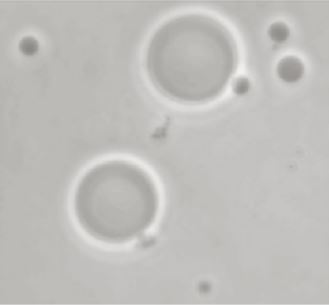
#> input picture img/paopao.jpg, 329 x 305 px, found by its file name
$ jupyter execute chap8-pic8-7_basicThreshold_otsu.ipynb   (shell and % lines are left out)
#> lines starting #> are read from the running program, lines starting #| are printed output that depends on the picture; after the words box and inside, x2 and y2 are one past the last pixel; in counts of white or black regions, pixels touching at a corner belong together
[cell 1]
import numpy as np
import cv2
from matplotlib import pyplot as plt
plt.rcParams['font.sans-serif']=['SimHei'] #用来正常显示中文标签
plt.rcParams['axes.unicode_minus']=False #用来正常显示负

[cell 2]
def basic_global_thresholding(Img,T0=0.1): #输入的图像要求为灰度图像
    '''
    :param Img: 需进行全阈值分割的图像
    :param T0: 迭代终止容差，当相临迭代得到的阈值差小于此值，则终止迭代
    :return: 全阈值
    '''
    G1 = np.zeros(Img.shape, np.uint8)  # 定义矩阵分别用来装被阈值T1分开的两部分
    G2 = np.zeros(Img.shape, np.uint8)
    T1 = np.mean(Img)
    diff=255
    while(diff>T0):
        _,G1=cv2.threshold(Img,T1,255,cv2.THRESH_TOZERO_INV) #THRESH_TOZERO	超过thresh的像素不变, 其他设为0
        _,G2=cv2.threshold(Img,T1,255,cv2.THRESH_TOZERO)
        garray1 = np.array(G1)
        garray2 = np.array(G2)
        loc1 = np.where(garray1>0.001)  #可以对二维数组操作
        loc2 = np.where(garray2 > 0.001)
        # g1 = list(filter(lambda a: a > 0, G1.flatten()))#只能对一维列表筛选，得到的是一个筛选对象
        # g2 = list(filter(lambda a: a > 0, G2.flatten()))
        ave1=np.mean(garray1[loc1])
        ave2=np.mean(garray2[loc2])
        T2=(ave1+ave2)/2.0
        diff=abs(T2 - T1)
        T1=T2
    return T2

[cell 3]
def histogram(image):
    (row, col) = image.shape
    #创建长度为256的list
    hist = [0]*256
    for i in range(row):
        for j in range(col):
            hist[image[i,j]] += 1
    return hist

[cell 4]
img = cv2.imread(r'..\img\paopao.jpg',0)
#> img: shape (305, 329); min 136, max 243, mean 190.7
T2=basic_global_thresholding(img,T0=0.1)
#> in basic_global_thresholding, `T1 = np.mean(Img)`: T1 = 190.7
#> the loop in basic_global_thresholding, `while(diff>T0):` made 2 passes
#> (loc1, loc2, ave1, ave2, T2, diff, T1) on passes 1 to 2: (48051 positions, rows 0 to 303, columns 0 to 328, 52294 positions, rows 0 to 304, columns 0 to 328, 184, 196.8, 190.4, 0.269, 190.4), (48051 positions, rows 0 to 303, columns 0 to 328, 52294 positions, rows 0 to 304, columns 0 to 328, 184, 196.8, 190.4, 0, 190.4)
#> pass 1, in basic_global_thresholding, `_,G1=cv2.threshold(Img,T1,255,cv2.THRESH_TOZERO_INV)`:
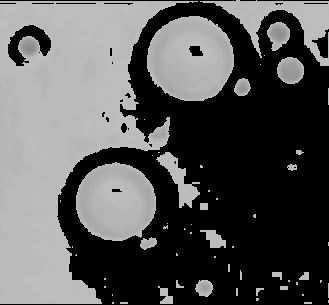
#> G1: shape (305, 329); min 0, max 190, mean 88.1
#> pass 1, in basic_global_thresholding, `_,G2=cv2.threshold(Img,T1,255,cv2.THRESH_TOZERO)`:
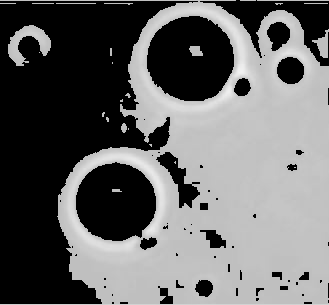
#> G2: shape (305, 329); min 0, max 243, mean 102.5
#> T2 = 190.4
_,img_result=cv2.threshold(img,T2,255,cv2.THRESH_BINARY)
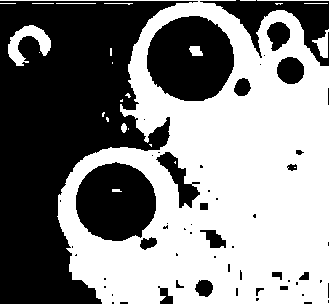
#> img_result: shape (305, 329); 52.1% white; 58 black regions (38 under 20 px), largest, box (x1, y1, x2, y2) and area: (0, 1, 198, 304) 31167, (147, 16, 234, 101) 5700, (76, 162, 156, 241) 4905
_,img_otsu=cv2.threshold(img,128,255,cv2.THRESH_BINARY+cv2.THRESH_OTSU)
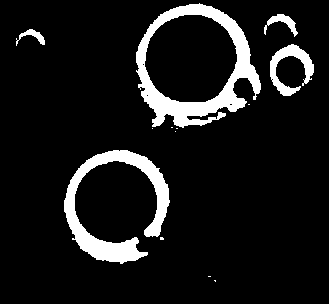
#> img_otsu: shape (305, 329); 10.1% white; 14 white regions (8 under 20 px), largest, box (x1, y1, x2, y2) and area: (136, 3, 261, 128) 4708, (64, 150, 170, 264) 3718, (270, 44, 314, 96) 911, (0, 304, 329, 305) 329, (264, 14, 298, 37) 269, (16, 29, 45, 46) 172

plt.figure(figsize=(15,5))
plt.rcParams.update({"font.size":14})
plt.axes([0.0, 0.1, 0.2, 0.8])
plt.title("原灰度图像")
plt.axis("off")
plt.imshow(img,cmap="gray")
plt.axes([0.27, 0.23, 0.2, 0.55])
plt.title("直方图")
h1=histogram(img)
#> h1 = 256 values, max 12563 at index 186, min 0 at index 0, mean 392
plt.bar(range(256),h1)
plt.xlabel("灰度值")
plt.ylabel("像素个数")
plt.axes([0.5, 0.1, 0.2, 0.8])
plt.title("迭代全阈值分割图像")
plt.axis("off")
plt.imshow(img_result,cmap="gray")
plt.axes([0.73, 0.1, 0.2, 0.8])
plt.title("OTSU分割图像")
plt.axis("off")
plt.imshow(img_otsu,cmap="gray")
plt.show()
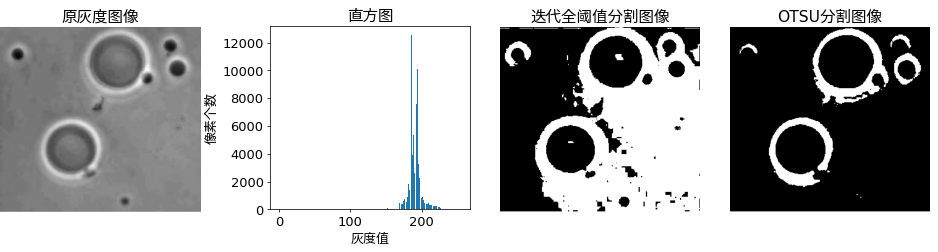
#> figure drawn by matplotlib, 4 panels; panel 2: tallest bar 12563 high, from x = 185.6 to 186.4

[cell 5]
import numpy as np
import cv2
from matplotlib import pyplot as plt
plt.rcParams['font.sans-serif']=['SimHei'] #用来正常显示中文标签
plt.rcParams['axes.unicode_minus']=False #用来正常显示负

img = cv2.imread(r'..\img\paopao.jpg',0)
G1 = np.zeros(img.shape, np.uint8)  # 定义矩阵分别用来装被阈值T1分开的两部分
G2 = np.zeros(img.shape, np.uint8)
T1 = np.mean(img)  #用图像均值做初始阈值
#> T1 = 190.7
diff=255
T0=0.01
while(diff>T0):
    #THRESH_TOZERO超过T1的像素不变, 其他设为0,THRESH_TOZERO_INV反过来
    _,G1=cv2.threshold(img,T1,255,cv2.THRESH_TOZERO_INV)
    _,G2=cv2.threshold(img,T1,255,cv2.THRESH_TOZERO)
#     plt.imshow(G2,cmap="gray")
    loc1 = np.where(G1>0.001)  #获得非0像素的坐标
    loc2 = np.where(G2 > 0.001)
    ave1=np.mean(G1[loc1])   #求非0像素的均值
    ave2=np.mean(G2[loc2])
    T2=(ave1+ave2)/2.0
    diff=abs(T2 - T1)
    T1=T2
#> this loop made 2 passes
_,img_result=cv2.threshold(img,T2,255,cv2.THRESH_BINARY)
plt.subplot(121)
plt.title("原灰度图像")
plt.axis("off")
plt.imshow(img,cmap="gray")
plt.subplot(122)
plt.title("迭代全阈值分割二值图像")
plt.axis("off")
plt.imshow(img_result,cmap="gray")
plt.show()
